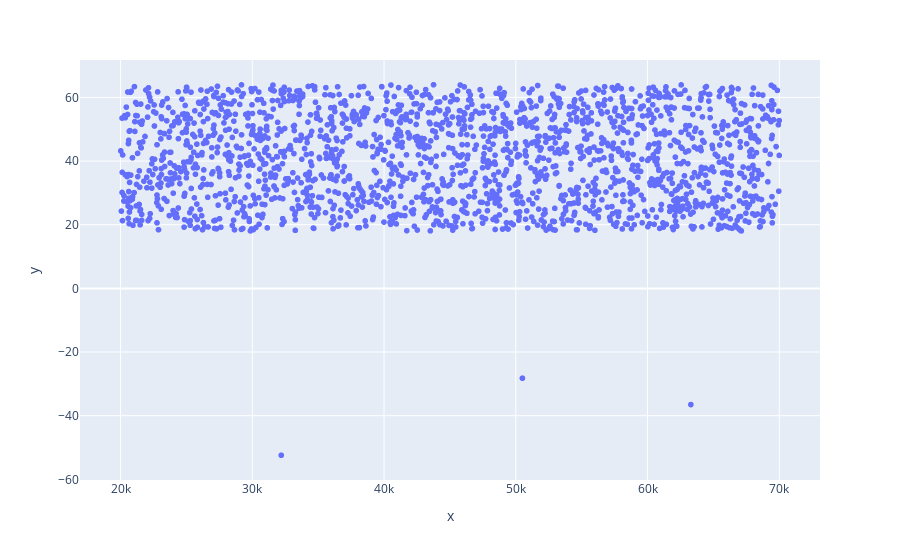

Here is the notebook cell this chart was saved with:
### Markdown cell above
### Gráfico de Dispersão

### Code cell
# Income x Age

grafico = px.scatter(x=base_credit['income'], y=base_credit['age'])
grafico.show()

### Figure 1 — Plotly figure (JSON) as saved in the notebook; plotly's stock layout.template omitted (floating-point values rounded to 4 significant figures; data arrays with more than 128 entries replaced by an {"elided": "..."} marker saying what was removed)
{"data": [{"hovertemplate": "x=%{x}<br>y=%{y}<extra></extra>", "legendgroup": "", "marker": {"color": "#636efa", "symbol": "circle"}, "mode": "markers", "name": "", "showlegend": false, "type": "scattergl", "x": {"elided": "1997 float values"}, "xaxis": "x", "y": {"elided": "1997 float values"}, "yaxis": "y"}], "layout": {"legend": {"tracegroupgap": 0}, "margin": {"t": 60}, "xaxis": {"anchor": "y", "domain": [0, 1], "title": {"text": "x"}}, "yaxis": {"anchor": "x", "domain": [0, 1], "title": {"text": "y"}}}}
